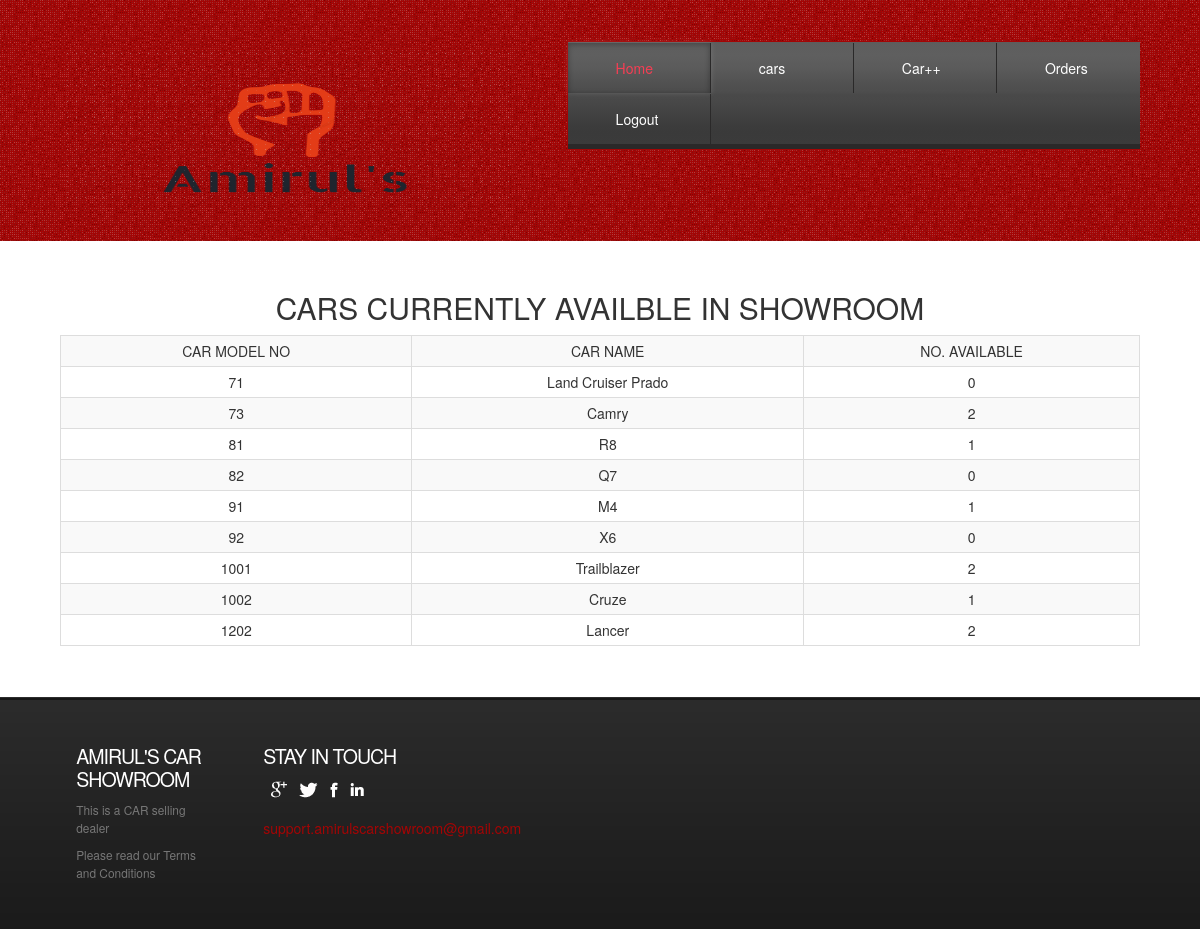
The page /admin/admincars.php (signed in) on the database its author committed.
### tables this page shows
CREATE TABLE `model` (
  `model` int(11) NOT NULL,
  `m_id` int(11) NOT NULL,
  `name` varchar(20) NOT NULL,
  `year` year(4) NOT NULL,
  `basic_spec` varchar(200) NOT NULL
);

### admin/admincars.php (the view, shortened to what this page needs)
<!DOCTYPE HTML>
<html>
<head>
<link href="css/style.css" rel="stylesheet" type="text/css" media="all" />
<link rel="stylesheet" href="https://maxcdn.bootstrapcdn.com/bootstrap/3.3.7/css/bootstrap.min.css">
</head>
<body>
<div class="header">
<div class="wrap">
	<div class="header-bot">
		 <div class="logo">
			 <a href="index.html"><img src="images/logo.png" alt="" style="width:450px; height: 160px;"></a>
		 </div>
		 <div class="cart">
		    <div class="menu-main">
			   <ul class="dc_css3_menu">
					<li class="active"><a href="admin.php">Home</a></li>
					 <li><a href="admincars.php">cars</a></li>
                     <li><a href="adminaddcar.php">Car++</a></li>
                     <li><a href="adminorders.php">Orders</a></li>
                     <li><a href="adminlogout.php">Logout</a></li>
		     	</ul>
			</div>
		</div>
	   </div>
	  </div>
</div>
<div class="header-bottom">
	<div class="wrap">
		<div class="page-not-found">
			<div class="text-center">
          <h2>CARS CURRENTLY AVAILBLE IN SHOWROOM
          </h2>
        </div>
        <div class="container-fluid row">
            <div class="col-md-3"></div>
          <div class="s">
                  <table class="table table-bordered table-responsive table-striped table-hover table-condensed text-center " >
                    <tr>
                        <th class = "text-center">CAR MODEL NO</th>
                        <th class = "text-center">CAR NAME</th>
                        <th class = "text-center">NO. AVAILABLE</th>
                     </tr>
                              <?php
                                 $db=mysqli_connect("localhost","root","","car_showroom");
                                    $getcars= mysqli_query($db, "SELECT * from model");
                                    $numrows3 =mysqli_num_rows($getcars);
                                    if($numrows3 !=0)
                                    {
                                        while($row3=mysqli_fetch_assoc($getcars))
                                        {
                                                        $dbmodelno=$row3['model'];
                                                         $dbmodelname=$row3['name'];
                                                $getcarnumbers = mysqli_query($db, "SELECT * from car where model = '".$dbmodelno."'");
                                                $numrows2 =mysqli_num_rows($getcarnumbers);
                                                            echo "<tr>" ;
                                                            echo "<td>$dbmodelno</td>";
                                                           echo "<td>$dbmodelname</td>";
                                                           echo "<td> $numrows2</td>";
                                                            echo" </tr>";
                                        }
                                    }
                            ?>
                   </table>
          </div>
            <div class="col-md-3"></div>
        </div>
		</div>
	</div>
</div>
<div class="footer">
	<div class="wrap">
	   <div class="footer-top">
				<div class="col_1_of_5 span_1_of_5">
					<div class="footer-grid twitts">
					<h3>Amirul's Car Showroom</h3>
						<div class="f_menu">
							 <ul>
						          <li>This is a CAR selling dealer</li>
						     	  <li>Please read our Terms and Conditions </li>
						     </ul>
						</div>
				   </div>
				</div>
				<div class="col_1_of_5 span_1_of_5">
					<div class="footer-grid twitts">
						<h3>Stay in touch</h3>
						<ul class="follow_icon">
							<li><a href="#" style="opacity: 1;"><img src="images/follow_icon.png" alt=""></a></li>
							<li><a href="#" style="opacity: 1;"><img src="images/follow_icon1.png" alt=""></a></li>
							<li><a href="#" style="opacity: 1;"><img src="images/follow_icon2.png" alt=""></a></li>
							<li><a href="#" style="opacity: 1;"><img src="images/follow_icon4.png" alt=""></a></li>
						</ul>
						<span>support.amirulscarshowroom@gmail.com</span>
					</div>
				</div>
		</div>
	</div>
</div>
</body>
</html>

### admin/css/style.css (style rules this page uses)
html,body,div,span,applet,object,iframe,h1,h2,h3,h4,h5,h6,p,blockquote,pre,a,abbr,acronym,address,big,cite,code,del,dfn,em,img,ins,kbd,q,s,samp,small,strike,strong,sub,sup,tt,var,b,u,i,dl,dt,dd,ol,nav ul,nav li,fieldset,form,label,legend,table,caption,tbody,tfoot,thead,tr,th,td,article,aside,canvas,details,embed,figure,figcaption,footer,header,hgroup,menu,nav,output,ruby,section,summary,time,mark,audio,video { margin:0;padding:0;border:0;font-size:100%;font:inherit;vertical-align:baseline; }
ol,ul { list-style:none;margin:0;padding:0; }
table { border-collapse:collapse;border-spacing:0; }
a { text-decoration:none; }
img { max-width:100%; }
body { font-family:'AmbleRegular'; }
.wrap { width:80%; margin:0 auto; -moz-transition:all .2s linear; -webkit-transition:all .2s linear; -o-transition:all .2s linear; -ms-transition:all .2s linear; }
.header { background:url(../images/14.png); }
.logo { text-align:center; }
.follow_icon { list-style: none; padding-bottom:10px; }
.follow_icon li { display:inline-block; margin-left:8px; }
.follow_icon li a img { vertical-align: middle; }
.header-bot { padding: 3% 0; }
.logo { float: left; margin-top:1.5%; }
.cart { float: right; width:53%; }
.menu-main { background: -moz-linear-gradient(top, #5d5d5d 0%, #5f5f5f 13%, #5b5b5b 25%, #4f4f4f 44%, #4e4e4e 48%, #494949 52%, #484848 59%, #3c3c3c 82%, #3a3a3a 89%, #3b3b3b 100%); background: -webkit-gradient(linear, left top, left bottom, color-stop(0%,#5D5D5D), color-stop(13%,#5F5F5F), color-stop(25%,#5B5B5B), color-stop(44%,#4F4F4F), color-stop(48%,#4E4E4E), color-stop(52%,#494949), color-stop(59%,#484848), color-stop(82%,#3C3C3C), color-stop(89%,#3A3A3A), color-stop(100%,#3B3B3B)); background: -webkit-linear-gradient(top, #5D5D5D 0%,#5F5F5F 13%,#5B5B5B 25%,#4F4F4F 44%,#4E4E4E 48%,#494949 52%,#484848 59%,#3C3C3C 82%,#3A3A3A 89%,#3B3B3B 100%); background: -o-linear-gradient(top, #5d5d5d 0%,#5f5f5f 13%,#5b5b5b 25%,#4f4f4f 44%,#4e4e4e 48%,#494949 52%,#484848 59%,#3c3c3c 82%,#3a3a3a 89%,#3b3b3b 100%); background: -ms-linear-gradient(top, #5d5d5d 0%,#5f5f5f 13%,#5b5b5b 25%,#4f4f4f 44%,#4e4e4e 48%,#494949 52%,#484848 59%,#3c3c3c 82%,#3a3a3a 89%,#3b3b3b 100%); background: linear-gradient(to bottom, #5D5D5D 0%,#5F5F5F 13%,#5B5B5B 25%,#4F4F4F 44%,#4E4E4E 48%,#494949 52%,#484848 59%,#3C3C3C 82%,#3A3A3A 89%,#3B3B3B 100%); filter: none; z-index:9; border-bottom: 5px solid #2a2929; position: relative; float: left; bottom: -10px; width: 100%; }
.dc_css3_menu { -webkit-border-radius: 5px; -moz-border-radius: 5px; border-radius: 5px; }
.dc_css3_menu li { position: relative; list-style: none; float: left; display: block; width:25%; }
.dc_css3_menu li a { display: block; color: #FFF; padding:15px 57.4px; margin-top: 1px; text-decoration: none; border-right: 1px solid #2A2929; font-size: 1em; -webkit-transition: all .9s; -moz-transition: all .9s; -o-transition: all .9s; -ms-transition: all .9s; transition: all .9s; }
.dc_css3_menu li:nth-child(4) a { border-right:none; }
.dc_css3_menu li.active a, .dc_css3_menu li a:hover { box-shadow: inset 0px 1px 5px 1px rgba(0, 0, 0, 0.23), 0px 0px 5px 1px rgba(255, 255, 255, 0.1); color:#F53E54; }
.footer { background:url(../images/footer_bg.gif); }
.col_1_of_5 { display: block; float:left; margin: 1% 0 1% 1.6%; }
.col_1_of_5:first-child { margin-left: 0; }
.span_1_of_5 { width: 15.72%; padding:1.5%; }
.span_1_of_5 h3 { color:#C94848; margin-bottom: .5em; font-size:1.5em; line-height: 1.2; font-weight : normal; margin-top: 0px; letter-spacing: -1px; }
.footer-grid h3 { color: #FFF; font-size: 1.4em; text-transform: uppercase; }
.twitts span { display: block; color:#a30505; -webkit-transition: all 0.3s ease-out; -moz-transition: all 0.3s ease-out; -ms-transition: all 0.3s ease-out; -o-transition: all 0.3s ease-out; transition: all 0.3s ease-out; }
.f_menu li { color: #777; line-height: 1.5em; display: block; padding:0 0 10px; font-size: 0.85em; -moz-transition: all 0.2s linear; -webkit-transition: all 0.2s linear; -o-transition: all 0.2s linear; -ms-transition: all 0.2s linear; }
.footer-top { padding-top: 20px; }
.page-not-found { padding: 30px 0; }
@media (max-width:1366px) { .wrap { width:90%; } }
@media (max-width:1366px) { .dc_css3_menu li a { padding: 15px 52.9999px; } }
@media (max-width:1280px) { .wrap { width:90%; } }
@media (max-width:1280px) { .dc_css3_menu li a { padding:15px 47.9999px; } }

### rows shown on the page
model: model "71", name "Land Cruiser Prado", numrows2 "0"
model: model "73", name "Camry", numrows2 "2"
model: model "81", name "R8", numrows2 "1"
model: model "82", name "Q7", numrows2 "0"
model: model "91", name "M4", numrows2 "1"
model: model "92", name "X6", numrows2 "0"
model: model "1001", name "Trailblazer", numrows2 "2"
model: model "1002", name "Cruze", numrows2 "1"
model: model "1202", name "Lancer", numrows2 "2"
